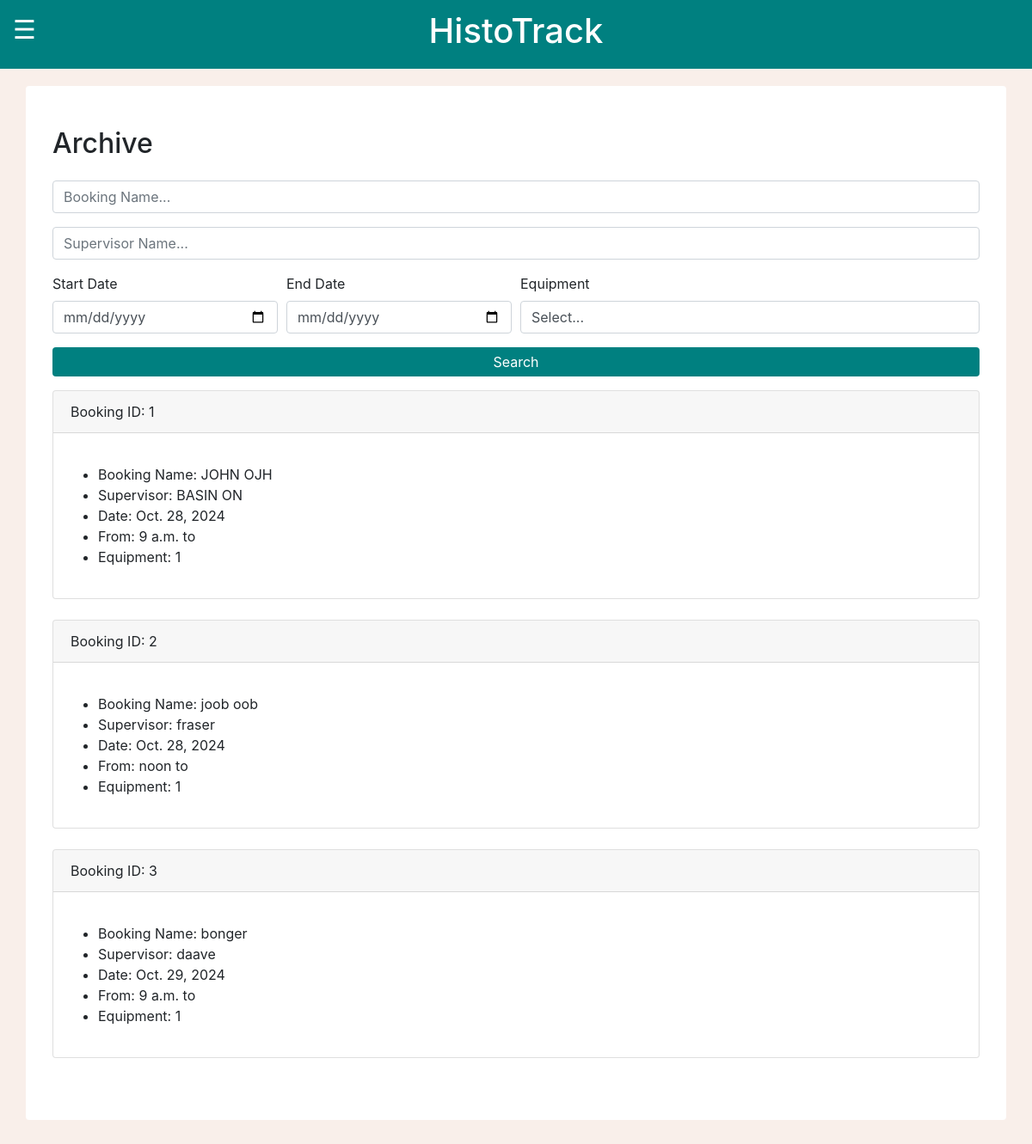
Page /MCalendar/archive/ (signed in) on the earlier database version.
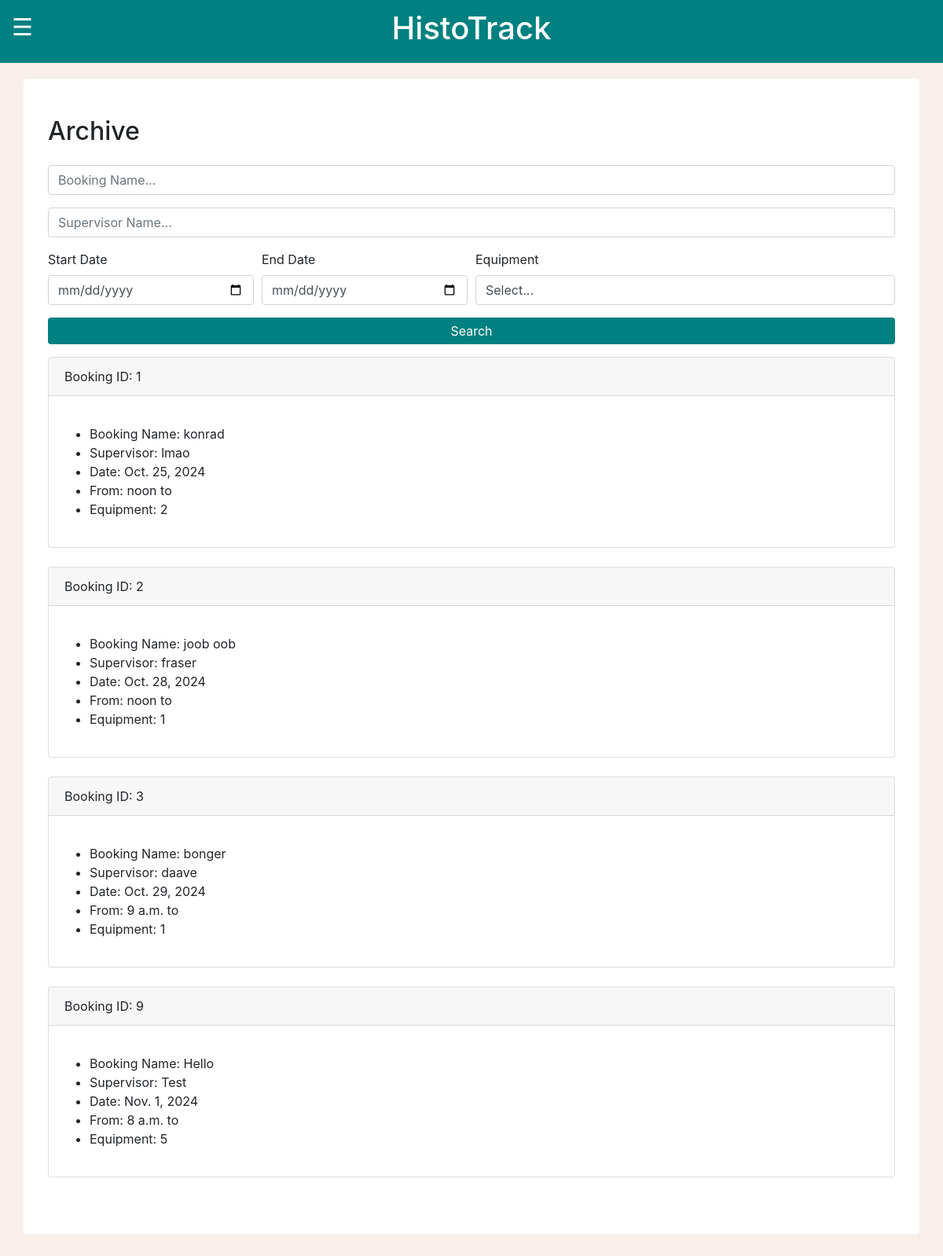
Same page on the later database version.
### MCalendar/models.py (models this page shows, shortened)
class Event(models.Model):
    bookingName = models.CharField(max_length=80)
    supervisorName = models.CharField(max_length=80)
    bookingDate = models.DateField()
    startTime = models.TimeField()
    finishTime = models.TimeField()
    comments = models.TextField(max_length = 1000)
    equipment = models.CharField(max_length=100, default='Not specified')
    totalTime = models.IntegerField(default=0)

### MCalendar/views.py (the view)
# urls.py: path("archive/", views.archivePage, name="archivePage"),
def archivePage(request):
    if request.user.is_superuser:
        eventList = Event.objects.all()
        equipmentList = Equipment.objects.all()
        bookingName = request.GET.get('bookingName')
        supervisorName = request.GET.get('supervisorName')
        dateMin = request.GET.get('dateMin')
        dateMax = request.GET.get('dateMax')
        equipment = request.GET.get('equipment')
        if archiveValidQuery(bookingName):
            eventList = eventList.filter(bookingName__icontains=bookingName)
        if archiveValidQuery(supervisorName):
            eventList = eventList.filter(supervisorName__icontains=supervisorName)
        if archiveValidQuery(dateMin):
            eventList = eventList.filter(bookingDate__gte=dateMin)
        if archiveValidQuery(dateMax):
            eventList = eventList.filter(bookingDate__lte=dateMax)
        if archiveValidQuery(equipment) and equipment != 'Select...':
            eventList = eventList.filter(equipment__name=equipment)
        context = {
            'eventList': eventList,
            'equipmentList': equipmentList
        }
        return render(request, 'archive.html', context)
    else:
        messages.success(request, "Please log in before entering that page! Admin access only.")
        logout(request)
        return redirect("loginPage")

### MCalendar/models.py (called while the page is built)
    def __str__(self):
        return self.equipmentName

### MCalendar/views.py (called while the page is built)
def archiveValidQuery(param):
    return param != '' and param is not None

### MCalendar/templates/archive.html (shortened to what this page needs)
{% load static %}
<head>
    <link rel="stylesheet" href="https://cdnjs.cloudflare.com/ajax/libs/jquery/3.2.1/jquery.min.js">
    <link rel="stylesheet" href="https://cdn.jsdelivr.net/npm/bootstrap@5.0.0-alpha1/dist/js/bootstrap.bundle.min.js">
    <link rel="stylesheet" href="https://cdn.jsdelivr.net/npm/bootstrap@5.0.0-alpha1/dist/css/bootstrap.min.css">
    <link rel="stylesheet" href="https://cdn.jsdelivr.net/npm/bootstrap@4.6.2/dist/css/bootstrap.min.css">
    <link rel="stylesheet" href="{% static 'global.css' %}">
</head>
<body>
<div class="container-fluid text-white topbar">
    <div class="row">
        <div class="col-2 container-fluid text-left">
        <span class="sidebarButton" onclick="toggleNav()">&#9776;</span>
        </div>
        <div class="col-8 container-fluid text-center h1">
            <span>HistoTrack</span>
        </div>
        <div class="col-2"></div>
    </div>
</div>
<div class="container rounded bg-white mt-5 mb-5">
    <div class="row">
        <div class="col-md-12">
            <div class="p-3 py-5">
                <div class="d-flex justify-content-between align-items-center mb-3">
                    <h2 class="text-right">Archive</h2>
                </div>
                <form method="GET" action=".">
                    <div class="form-row">
                        <div class="form-group col-12">
                            <div class="input-group">
                                <input class="form-control py-2" type="search" name="bookingName" placeholder="Booking Name..." />
                            </div>
                        </div>
                    </div>
                    <div class="form-row">
                        <div class="form-group col-12">
                            <div class="input-group">
                                <input class="form-control py-2" type="search" name="supervisorName" placeholder="Supervisor Name..." />
                            </div>
                        </div>
                    </div>
                    <div class="form-row">
                        <div class="form-group col-md-3 col-lg-3">
                            <label for="startDate">Start Date</label>
                            <input type="date" class="form-control" id="startDate" name="dateMin">
                        </div>
                        <div class="form-group col-md-3 col-lg-3">
                            <label for="endDate">End Date</label>
                            <input type="date" class="form-control" id="endDate" name="dateMax">
                        </div>
                        <div class="form-group col-md-6">
                            <label for="equipment">Equipment</label>
                            <select id="equipment" class="form-control" name="equipment">
                                <option selected>Select...</option>
                            </select>
                        </div>
                    </div>
                    <button type="submit" class="btn btn-block btn-sty">Search</button>
                </form>
                {% for event in eventList %}
                <div class="card">
                    <div class="card-header">
                        Booking ID: {{ event.id }}
                    </div>
                    <div class="card-body">
                        <p class="card-text">
                            <ul>
                                <li>Booking Name: {{ event.bookingName }}</li>
                                <li>Supervisor: {{ event.supervisorName }}</li>
                                <li>Date: {{ event.bookingDate }}</li>
                                <li>From: {{ event.startTime }} to {{ event.allotedTime }}</li>
                                <li>Equipment: {{ event.equipment }}</li>
                            </ul>
                        </p>
                    </div>
                </div>
                <br>
                {% endfor %}
            </div>
        </div>
    </div>
</div>
<br>
</body>

Differences in the rows shown:
changed Event id 1: bookingName "JOHN OJH" → "konrad"; supervisorName "BASIN ON" → "lmao"; bookingDate "Oct. 28, 2024" → "Oct. 25, 2024"; startTime "9 a.m." → "noon"; equipment "1" → "2"
added Event: id "9", bookingName "Hello", supervisorName "Test", bookingDate "Nov. 1, 2024", startTime "8 a.m.", equipment "5"
